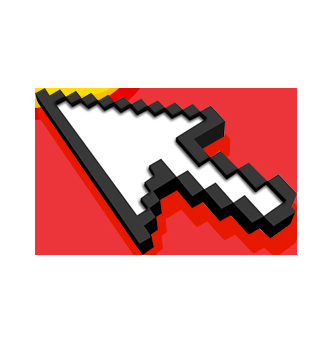
#> input picture mouse.png, 332 x 342 px
$ python visualize.py
#> lines starting #> are read from the running program, lines starting #| are printed output that depends on the picture; after the words box and inside, x2 and y2 are one past the last pixel; in counts of white or black regions, pixels touching at a corner belong together
from operator import index
import cv2
import numpy as np
import os
import subprocess


def parse_config(config):
    """
    根据配置生成按键数据和鼠标数据
    - config: list_actions[i] 的配置
    - 返回: key_data 和 mouse_data
    """
    key_data = {}
    mouse_data = {}

    # 解析 Space 按键的帧范围
    space_frames = set()
    if config[-1]:
        space_frames = set(map(int, config[-1].split()))

    # 遍历配置的每一段
    for i in range(len(config) - 1):
        end_frame, action = config[i]
        w, s, a, d, shift, ctrl, _, mouse_y, mouse_x = map(float, action.split())

        # 计算上一段的起始帧
        start_frame = 0 if i == 0 else config[i - 1][0] + 1

        # 填充帧范围的数据
        for frame in range(start_frame, int(end_frame) + 1):
            # 按键状态
            key_data[frame] = {
                "W": bool(w),
                "A": bool(a),
                "S": bool(s),
                "D": bool(d),
                "Space": frame in space_frames,
                "Shift": bool(shift),
                "Ctrl": bool(ctrl),
            }
            # 鼠标位置
            if frame == 0:
                mouse_data[frame] = (320, 176)  # 默认初始位置
            else:
                global_scale_factor = 0.4
                mouse_scale_x = 15 * global_scale_factor
                mouse_scale_y = 15 * 4 * global_scale_factor
                mouse_data[frame] = (
                    mouse_data[frame-1][0] + mouse_x * mouse_scale_x,  # x 坐标累计
                    mouse_data[frame-1][1] + mouse_y * mouse_scale_y,  # y 坐标累计
                )
#> in process_video, mouse_icon is the input picture: shape (342, 332, 4); mean B, G, R, A 188.8, 190, 227.1, 45.9
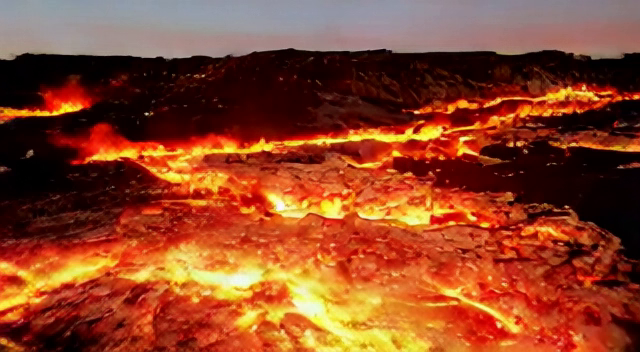
#> input picture frame 7 of input.mp4, 640 x 352 px
#> in process_video, frame is the input picture: shape (352, 640, 3); mean B, G, R 39.7, 68.7, 141.6

    return key_data, mouse_data


# 绘制圆角矩形
def draw_rounded_rectangle(image, top_left, bottom_right, color, radius=10, alpha=0.5):
    overlay = image.copy()
    x1, y1 = top_left
    x2, y2 = bottom_right

    cv2.rectangle(overlay, (x1 + radius, y1), (x2 - radius, y2), color, -1)
    cv2.rectangle(overlay, (x1, y1 + radius), (x2, y2 - radius), color, -1)

    cv2.ellipse(overlay, (x1 + radius, y1 + radius), (radius, radius), 180, 0, 90, color, -1)
    cv2.ellipse(overlay, (x2 - radius, y1 + radius), (radius, radius), 270, 0, 90, color, -1)
    cv2.ellipse(overlay, (x1 + radius, y2 - radius), (radius, radius), 90, 0, 90, color, -1)
    cv2.ellipse(overlay, (x2 - radius, y2 - radius), (radius, radius), 0, 0, 90, color, -1)

    cv2.addWeighted(overlay, alpha, image, 1 - alpha, 0, image)

# 在帧上绘制按键
def draw_keys_on_frame(frame, keys, key_size=(80, 50), spacing=20, bottom_margin=30):
#> called with key_size = (50, 50), spacing = 10, bottom_margin = 20
    h, w, _ = frame.shape
#> h = 352; w = 640
    horison_shift = 90
    vertical_shift = -20
    horizon_shift_all = 50
    key_positions = {
        "W": (w // 2 - key_size[0] // 2 - horison_shift - horizon_shift_all, h - bottom_margin - key_size[1] * 2 + vertical_shift - 20),
        "A": (w // 2 - key_size[0] * 2 + 5 - horison_shift - horizon_shift_all, h - bottom_margin - key_size[1] + vertical_shift),
        "S": (w // 2 - key_size[0] // 2 - horison_shift - horizon_shift_all, h - bottom_margin - key_size[1] + vertical_shift),
        "D": (w // 2 + key_size[0] - 5 - horison_shift - horizon_shift_all, h - bottom_margin - key_size[1] + vertical_shift),
        "Space": (w // 2 + key_size[0] * 2 + spacing * 2 - horison_shift - horizon_shift_all, h - bottom_margin - key_size[1] + vertical_shift),
        "Shift": (w // 2 + key_size[0] * 3 + spacing * 7 - horison_shift - horizon_shift_all, h - bottom_margin - key_size[1] + vertical_shift),
        "Ctrl": (w // 2 + key_size[0] * 4 + spacing * 12 - horison_shift - horizon_shift_all, h - bottom_margin - key_size[1] + vertical_shift),
    }

    for key, (x, y) in key_positions.items():
        is_pressed = keys.get(key, False)
        top_left = (x, y)
        if key in ["Space", "Shift", "Ctrl"]:
            bottom_right = (x + key_size[0]+40, y + key_size[1])
        else:
            bottom_right = (x + key_size[0], y + key_size[1])

        color = (0, 255, 0) if is_pressed else (200, 200, 200)
        alpha = 0.8 if is_pressed else 0.5

        draw_rounded_rectangle(frame, top_left, bottom_right, color, radius=10, alpha=alpha)

        text_size = cv2.getTextSize(key, cv2.FONT_HERSHEY_SIMPLEX, 0.8, 2)[0]
        if key in ["Space", "Shift", "Ctrl"]:
            text_x = x + (key_size[0]+40 - text_size[0]) // 2
        else:
            text_x = x + (key_size[0] - text_size[0]) // 2
        text_y = y + (key_size[1] + text_size[1]) // 2
        cv2.putText(frame, key, (text_x, text_y), cv2.FONT_HERSHEY_SIMPLEX, 0.8, (0, 0, 0), 2)
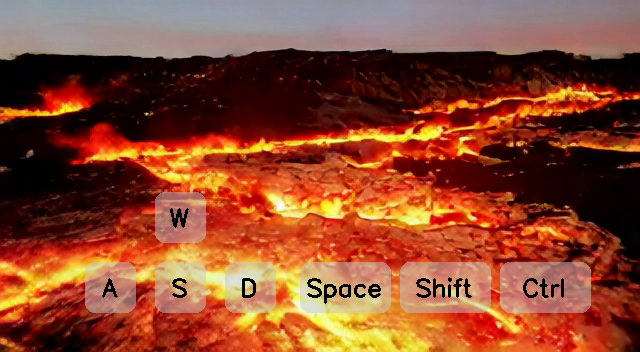
#> frame: shape (352, 640, 3); 10.51% of pixels changed, all inside (x1, y1, x2, y2) = (85, 192, 591, 313)

# 在帧上叠加鼠标图案
def overlay_icon(frame, icon, position, scale=1.0, rotation=0):
#> called with position = (320, 176), scale = 0.2, rotation = -20
    x, y = position
    h, w, _ = icon.shape
#> h = 342; w = 332

    # 缩放图标
    scaled_width = int(w * scale)
#> scaled_width = 66
    scaled_height = int(h * scale)
#> scaled_height = 68
    icon_resized = cv2.resize(icon, (scaled_width, scaled_height), interpolation=cv2.INTER_AREA)
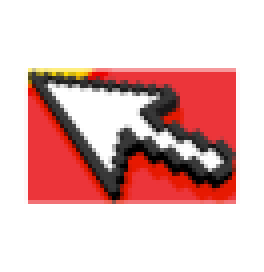
#> icon_resized: shape (68, 66, 4) (shown 4 times larger); mean B, G, R, A 188.8, 190, 227.1, 45.9

    # 旋转图标
    center = (scaled_width // 2, scaled_height // 2)
#> center = (33, 34)
    rotation_matrix = cv2.getRotationMatrix2D(center, rotation, 1.0)
#> rotation_matrix = [[0.94, -0.342, 13.62], [0.342, 0.94, -9.24]]
    icon_rotated = cv2.warpAffine(icon_resized, rotation_matrix, (scaled_width, scaled_height), flags=cv2.INTER_LINEAR, borderMode=cv2.BORDER_CONSTANT, borderValue=(0, 0, 0, 0))
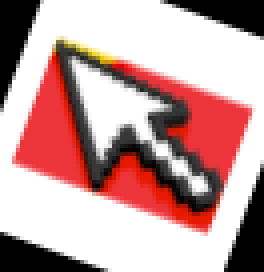
#> icon_rotated: shape (68, 66, 4) (shown 4 times larger); mean B, G, R, A 157.3, 158.5, 195.6, 45.9

    h, w, _ = icon_rotated.shape
#> h = 68; w = 66
    frame_h, frame_w, _ = frame.shape
#> frame_h = 352; frame_w = 640

    # 计算绘制区域
    top_left_x = max(0, int(x - w // 2))
#> top_left_x = 287
    top_left_y = max(0, int(y - h // 2))
#> top_left_y = 142
    bottom_right_x = min(frame_w, int(x + w // 2))
#> bottom_right_x = 353
    bottom_right_y = min(frame_h, int(y + h // 2))

    icon_x_start = max(0, int(-x + w // 2))
    icon_y_start = max(0, int(-y + h // 2))
    icon_x_end = icon_x_start + (bottom_right_x - top_left_x)
    icon_y_end = icon_y_start + (bottom_right_y - top_left_y)

    # 提取图标区域
    icon_region = icon_rotated[icon_y_start:icon_y_end, icon_x_start:icon_x_end]
    alpha = icon_region[:, :, 3] / 255.0
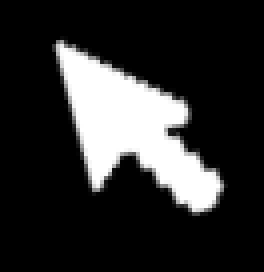
#> alpha: shape (68, 66) float64 (shown 4 times larger); min 0, max 1, mean 0.18
    icon_rgb = icon_region[:, :, :3]

    # 提取帧对应区域
    frame_region = frame[top_left_y:bottom_right_y, top_left_x:bottom_right_x]

    # 叠加图标
    # print(frame_region.shape, icon_rgb.shape)
    for c in range(3):
        frame_region[:, :, c] = (1 - alpha) * frame_region[:, :, c] + alpha * icon_rgb[:, :, c]
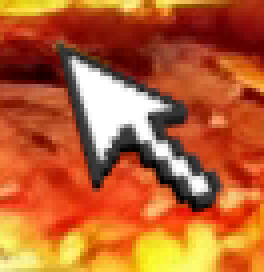
#> frame_region: shape (68, 66, 3) (shown 4 times larger); mean B, G, R 49.4, 96.8, 185.8

    # 替换帧对应区域
    frame[top_left_y:bottom_right_y, top_left_x:bottom_right_x] = frame_region
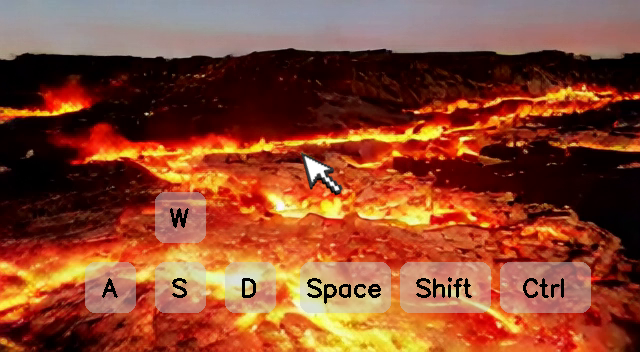
#> frame: shape (352, 640, 3); 0.45% of pixels changed, all inside (x1, y1, x2, y2) = (300, 151, 344, 197)


# 处理视频
def process_video(input_video, output_video, config, mouse_icon_path, mouse_scale=1.0, mouse_rotation=0):
    key_data, mouse_data = parse_config(config)

    cap = cv2.VideoCapture(input_video)
    fps = int(cap.get(cv2.CAP_PROP_FPS))
    frame_width = int(cap.get(cv2.CAP_PROP_FRAME_WIDTH))
    frame_height = int(cap.get(cv2.CAP_PROP_FRAME_HEIGHT))
    frame_count = int(cap.get(cv2.CAP_PROP_FRAME_COUNT))

    mouse_icon = cv2.imread(mouse_icon_path, cv2.IMREAD_UNCHANGED)

    fourcc = cv2.VideoWriter_fourcc(*'mp4v')
    # fourcc = cv2.VideoWriter_fourcc(*'H264')
    out = cv2.VideoWriter(output_video, fourcc, fps, (frame_width, frame_height))

    frame_idx = 0
    while cap.isOpened():
        ret, frame = cap.read()
        if not ret:
            break

        keys = key_data.get(frame_idx, {"W": False, "A": False, "S": False, "D": False, "Sp": False, "Sh": False, "Ct": False})
        mouse_position = mouse_data.get(frame_idx, (frame_width // 2, frame_height // 2))

        draw_keys_on_frame(frame, keys, key_size=(50, 50), spacing=10, bottom_margin=20)
        overlay_icon(frame, mouse_icon, mouse_position, scale=mouse_scale, rotation=mouse_rotation)

        out.write(frame)
        frame_idx += 1
        print(f"Processing frame {frame_idx}/{frame_count}", end="\r")

    cap.release()
    out.release()
    print("\nProcessing complete!")

# 使用示例
mouse_icon_path = "./mouse.png"
input_video  = f"./input.mp4"
output_video = f"./output.mp4"
selected_config = [[25, "0 0 0 0 0 0 0 0 0.5"], [77, "1 0 0 0 0 0 0 0 0"], ""]
process_video(input_video, output_video, selected_config, mouse_icon_path, mouse_scale=0.2, mouse_rotation=-20)
